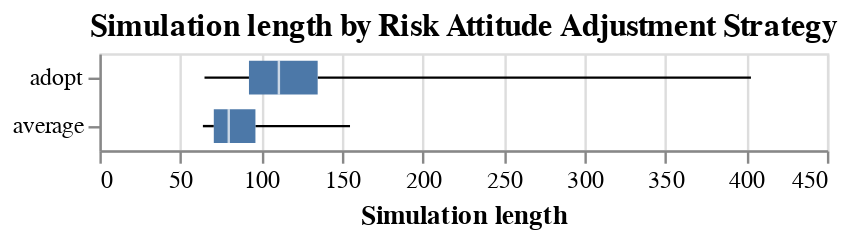

Notebook cell for this chart:
### Code cell
alt.Chart(df_riskadjust).mark_boxplot(extent="min-max").encode(
    x=alt.X("Step", title="Simulation length"),
    y=alt.Y("risk_adjustment", title="")
).properties(title="Simulation length by Risk Attitude Adjustment Strategy")

### Figure 1 — Vega specification as saved in the notebook (floating-point values rounded to 4 significant figures)
{"$schema": "https://vega.github.io/schema/vega/v5.json", "data": [{"name": "source_0"}, {"name": "data_0", "values": [{"lower_box_Step": 92.5, "lower_whisker_Step": 65, "mid_box_Step": 111, "risk_adjustment": "adopt", "upper_box_Step": 135.0, "upper_whisker_Step": 403}, {"lower_box_Step": 70.75, "lower_whisker_Step": 64, "mid_box_Step": 80, "risk_adjustment": "average", "upper_box_Step": 96.5, "upper_whisker_Step": 155}]}, {"name": "data_1", "values": [{"lower_box_Step": 92.5, "lower_whisker_Step": 65, "mid_box_Step": 111, "risk_adjustment": "adopt", "upper_box_Step": 135.0, "upper_whisker_Step": 403}, {"lower_box_Step": 70.75, "lower_whisker_Step": 64, "mid_box_Step": 80, "risk_adjustment": "average", "upper_box_Step": 96.5, "upper_whisker_Step": 155}]}, {"name": "data_2", "values": [{"lower_box_Step": 92.5, "lower_whisker_Step": 65, "mid_box_Step": 111, "risk_adjustment": "adopt", "upper_box_Step": 135.0, "upper_whisker_Step": 403}, {"lower_box_Step": 70.75, "lower_whisker_Step": 64, "mid_box_Step": 80, "risk_adjustment": "average", "upper_box_Step": 96.5, "upper_whisker_Step": 155}]}, {"name": "data_3", "values": [{"lower_box_Step": 92.5, "lower_whisker_Step": 65, "mid_box_Step": 111, "risk_adjustment": "adopt", "upper_box_Step": 135.0, "upper_whisker_Step": 403}, {"lower_box_Step": 70.75, "lower_whisker_Step": 64, "mid_box_Step": 80, "risk_adjustment": "average", "upper_box_Step": 96.5, "upper_whisker_Step": 155}]}, {"name": "data_0_y_domain_risk_adjustment_0", "values": [{"risk_adjustment": "adopt"}, {"risk_adjustment": "average"}]}, {"name": "data_1_y_domain_risk_adjustment_1", "values": [{"risk_adjustment": "adopt"}, {"risk_adjustment": "average"}]}, {"name": "data_2_y_domain_risk_adjustment_2", "values": [{"risk_adjustment": "adopt"}, {"risk_adjustment": "average"}]}, {"name": "data_3_y_domain_risk_adjustment_3", "values": [{"risk_adjustment": "adopt"}, {"risk_adjustment": "average"}]}], "signals": [{"name": "y_step", "value": 20}, {"name": "height", "update": "bandspace(domain('y').length, 0, 0) * y_step"}], "marks": [{"type": "rule", "name": "layer_0_marks", "from": {"data": "data_0"}, "encode": {"update": {"stroke": {"value": "black"}, "tooltip": {"signal": "{\"Max of Simulation length\": format(datum[\"upper_whisker_Step\"], \"\"), \"Q3 of Simulation length\": format(datum[\"upper_box_Step\"], \"\"), \"Median of Simulation length\": format(datum[\"mid_box_Step\"], \"\"), \"Q1 of Simulation length\": format(datum[\"lower_box_Step\"], \"\"), \"Min of Simulation length\": format(datum[\"lower_whisker_Step\"], \"\"), \"risk_adjustment\": isValid(datum[\"risk_adjustment\"]) ? datum[\"risk_adjustment\"] : \"\"+datum[\"risk_adjustment\"]}"}, "x": {"field": "lower_whisker_Step", "scale": "x"}, "x2": {"field": "lower_box_Step", "scale": "x"}, "y": {"field": "risk_adjustment", "scale": "y", "band": 0.5}}}, "aria": false, "style": ["rule", "boxplot-rule"]}, {"type": "rule", "name": "layer_1_marks", "from": {"data": "data_1"}, "encode": {"update": {"x2": {"field": "upper_whisker_Step", "scale": "x"}, "x": {"field": "upper_box_Step", "scale": "x"}, "stroke": {"value": "black"}, "y": {"field": "risk_adjustment", "scale": "y", "band": 0.5}, "tooltip": {"signal": "{\"Max of Simulation length\": format(datum[\"upper_whisker_Step\"], \"\"), \"Q3 of Simulation length\": format(datum[\"upper_box_Step\"], \"\"), \"Median of Simulation length\": format(datum[\"mid_box_Step\"], \"\"), \"Q1 of Simulation length\": format(datum[\"lower_box_Step\"], \"\"), \"Min of Simulation length\": format(datum[\"lower_whisker_Step\"], \"\"), \"risk_adjustment\": isValid(datum[\"risk_adjustment\"]) ? datum[\"risk_adjustment\"] : \"\"+datum[\"risk_adjustment\"]}"}}}, "style": ["rule", "boxplot-rule"], "aria": false}, {"type": "rect", "name": "layer_2_marks", "from": {"data": "data_2"}, "encode": {"update": {"x": {"field": "lower_box_Step", "scale": "x"}, "fill": {"value": "#4c78a8"}, "height": {"value": 14}, "tooltip": {"signal": "{\"Max of Simulation length\": format(datum[\"upper_whisker_Step\"], \"\"), \"Q3 of Simulation length\": format(datum[\"upper_box_Step\"], \"\"), \"Median of Simulation length\": format(datum[\"mid_box_Step\"], \"\"), \"Q1 of Simulation length\": format(datum[\"lower_box_Step\"], \"\"), \"Min of Simulation length\": format(datum[\"lower_whisker_Step\"], \"\"), \"risk_adjustment\": isValid(datum[\"risk_adjustment\"]) ? datum[\"risk_adjustment\"] : \"\"+datum[\"risk_adjustment\"]}"}, "x2": {"field": "upper_box_Step", "scale": "x"}, "yc": {"field": "risk_adjustment", "scale": "y", "band": 0.5}}}, "style": ["bar", "boxplot-box"]}, {"type": "rect", "name": "layer_3_marks", "from": {"data": "data_3"}, "encode": {"update": {"height": {"value": 14}, "fill": [{"value": "#4c78a8", "test": "datum['lower_box_Step'] >= datum['upper_box_Step']"}, {"value": "white"}], "opacity": {"value": 0.7}, "tooltip": {"signal": "{\"Max of Simulation length\": format(datum[\"upper_whisker_Step\"], \"\"), \"Q3 of Simulation length\": format(datum[\"upper_box_Step\"], \"\"), \"Median of Simulation length\": format(datum[\"mid_box_Step\"], \"\"), \"Q1 of Simulation length\": format(datum[\"lower_box_Step\"], \"\"), \"Min of Simulation length\": format(datum[\"lower_whisker_Step\"], \"\"), \"risk_adjustment\": isValid(datum[\"risk_adjustment\"]) ? datum[\"risk_adjustment\"] : \"\"+datum[\"risk_adjustment\"]}"}, "yc": {"field": "risk_adjustment", "scale": "y", "band": 0.5}, "width": {"value": 1}, "xc": {"field": "mid_box_Step", "scale": "x"}}}, "style": ["tick", "boxplot-median"], "aria": false}], "scales": [{"name": "x", "type": "linear", "domain": {"fields": [{"data": "data_0", "field": "lower_whisker_Step"}, {"data": "data_0", "field": "lower_box_Step"}, {"data": "data_1", "field": "upper_box_Step"}, {"data": "data_1", "field": "upper_whisker_Step"}, {"data": "data_2", "field": "lower_box_Step"}, {"data": "data_2", "field": "upper_box_Step"}, {"data": "data_3", "field": "mid_box_Step"}]}, "range": [0, {"signal": "width"}], "nice": true, "zero": true}, {"name": "y", "type": "band", "domain": {"fields": [{"data": "data_0_y_domain_risk_adjustment_0", "field": "risk_adjustment"}, {"data": "data_1_y_domain_risk_adjustment_1", "field": "risk_adjustment"}, {"data": "data_2_y_domain_risk_adjustment_2", "field": "risk_adjustment"}, {"data": "data_3_y_domain_risk_adjustment_3", "field": "risk_adjustment"}], "sort": true}, "range": {"step": {"signal": "y_step"}}, "paddingInner": 0, "paddingOuter": 0}], "axes": [{"scale": "x", "maxExtent": 0, "zindex": 0, "ticks": false, "grid": true, "tickCount": {"signal": "ceil(width/40)"}, "aria": false, "gridScale": "y", "orient": "bottom", "domain": false, "minExtent": 0, "labels": false}, {"scale": "x", "labelOverlap": true, "tickCount": {"signal": "ceil(width/40)"}, "zindex": 0, "orient": "bottom", "grid": false, "title": "Simulation length", "labelFlush": true}, {"scale": "y", "grid": false, "zindex": 0, "orient": "left"}], "title": {"text": "Simulation length by Risk Attitude Adjustment Strategy", "frame": "group"}, "padding": 5, "width": 300, "background": "white", "style": "cell"}
